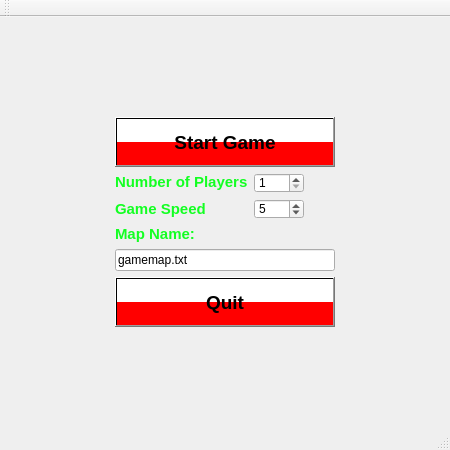
<?xml version="1.0" encoding="UTF-8"?>
<ui version="4.0">
 <class>Game</class>
 <widget class="QMainWindow" name="Game">
  <property name="enabled">
   <bool>true</bool>
  </property>
  <property name="geometry">
   <rect>
    <x>0</x>
    <y>0</y>
    <width>450</width>
    <height>450</height>
   </rect>
  </property>
  <property name="sizePolicy">
   <sizepolicy hsizetype="Fixed" vsizetype="Fixed">
    <horstretch>0</horstretch>
    <verstretch>0</verstretch>
   </sizepolicy>
  </property>
  <property name="minimumSize">
   <size>
    <width>450</width>
    <height>450</height>
   </size>
  </property>
  <property name="maximumSize">
   <size>
    <width>450</width>
    <height>450</height>
   </size>
  </property>
  <property name="windowTitle">
   <string>Pacman</string>
  </property>
  <property name="windowIcon">
   <iconset resource="data.qrc">
    <normaloff>:/Image/GameBackground</normaloff>:/Image/GameBackground</iconset>
  </property>
  <property name="autoFillBackground">
   <bool>false</bool>
  </property>
  <property name="styleSheet">
   <string notr="true"/>
  </property>
  <widget class="QWidget" name="centralWidget">
   <layout class="QGridLayout" name="gridLayout">
    <item row="0" column="1">
     <spacer name="verticalSpacer">
      <property name="orientation">
       <enum>Qt::Vertical</enum>
      </property>
      <property name="sizeHint" stdset="0">
       <size>
        <width>20</width>
        <height>138</height>
       </size>
      </property>
     </spacer>
    </item>
    <item row="1" column="0">
     <spacer name="horizontalSpacer">
      <property name="orientation">
       <enum>Qt::Horizontal</enum>
      </property>
      <property name="sizeHint" stdset="0">
       <size>
        <width>101</width>
        <height>20</height>
       </size>
      </property>
     </spacer>
    </item>
    <item row="1" column="1">
     <layout class="QVBoxLayout" name="verticalLayout">
      <item>
       <widget class="QPushButton" name="start_pushButton">
        <property name="sizePolicy">
         <sizepolicy hsizetype="Minimum" vsizetype="Fixed">
          <horstretch>0</horstretch>
          <verstretch>0</verstretch>
         </sizepolicy>
        </property>
        <property name="minimumSize">
         <size>
          <width>220</width>
          <height>50</height>
         </size>
        </property>
        <property name="maximumSize">
         <size>
          <width>220</width>
          <height>50</height>
         </size>
        </property>
        <property name="font">
         <font>
          <pointsize>14</pointsize>
          <weight>75</weight>
          <bold>true</bold>
         </font>
        </property>
        <property name="layoutDirection">
         <enum>Qt::LeftToRight</enum>
        </property>
        <property name="styleSheet">
         <string notr="true">background-color: qlineargradient(spread:pad, x1:0, y1:0, x2:0, y2:1, stop:0 rgba(255, 255, 255, 255), stop:0.495 rgba(255, 255, 255, 255), stop:0.505 rgba(255, 0, 0, 255), stop:1 rgba(255, 0, 0, 255));</string>
        </property>
        <property name="text">
         <string>Start Game</string>
        </property>
       </widget>
      </item>
      <item>
       <layout class="QFormLayout" name="formLayout">
        <item row="0" column="0">
         <widget class="QLabel" name="label">
          <property name="sizePolicy">
           <sizepolicy hsizetype="Fixed" vsizetype="Fixed">
            <horstretch>0</horstretch>
            <verstretch>0</verstretch>
           </sizepolicy>
          </property>
          <property name="font">
           <font>
            <pointsize>11</pointsize>
            <weight>75</weight>
            <bold>true</bold>
           </font>
          </property>
          <property name="styleSheet">
           <string notr="true">color:rgb(19, 255, 34)</string>
          </property>
          <property name="text">
           <string>Number of Players</string>
          </property>
         </widget>
        </item>
        <item row="0" column="1">
         <widget class="QSpinBox" name="PlayerNumberBox">
          <property name="sizePolicy">
           <sizepolicy hsizetype="Fixed" vsizetype="Fixed">
            <horstretch>50</horstretch>
            <verstretch>20</verstretch>
           </sizepolicy>
          </property>
          <property name="minimumSize">
           <size>
            <width>50</width>
            <height>20</height>
           </size>
          </property>
          <property name="maximumSize">
           <size>
            <width>50</width>
            <height>20</height>
           </size>
          </property>
          <property name="sizeIncrement">
           <size>
            <width>50</width>
            <height>20</height>
           </size>
          </property>
          <property name="minimum">
           <number>1</number>
          </property>
          <property name="maximum">
           <number>4</number>
          </property>
         </widget>
        </item>
        <item row="1" column="0">
         <widget class="QLabel" name="label_2">
          <property name="sizePolicy">
           <sizepolicy hsizetype="Fixed" vsizetype="Preferred">
            <horstretch>0</horstretch>
            <verstretch>0</verstretch>
           </sizepolicy>
          </property>
          <property name="font">
           <font>
            <pointsize>11</pointsize>
            <weight>75</weight>
            <bold>true</bold>
           </font>
          </property>
          <property name="styleSheet">
           <string notr="true">color:rgb(19, 255, 34)</string>
          </property>
          <property name="text">
           <string>Game Speed</string>
          </property>
         </widget>
        </item>
        <item row="1" column="1">
         <widget class="QSpinBox" name="GameSpeedBox">
          <property name="sizePolicy">
           <sizepolicy hsizetype="Fixed" vsizetype="Fixed">
            <horstretch>50</horstretch>
            <verstretch>20</verstretch>
           </sizepolicy>
          </property>
          <property name="minimumSize">
           <size>
            <width>50</width>
            <height>20</height>
           </size>
          </property>
          <property name="maximumSize">
           <size>
            <width>50</width>
            <height>20</height>
           </size>
          </property>
          <property name="baseSize">
           <size>
            <width>50</width>
            <height>20</height>
           </size>
          </property>
          <property name="minimum">
           <number>1</number>
          </property>
          <property name="maximum">
           <number>48</number>
          </property>
          <property name="singleStep">
           <number>1</number>
          </property>
          <property name="value">
           <number>5</number>
          </property>
         </widget>
        </item>
       </layout>
      </item>
      <item>
       <widget class="QLabel" name="label_3">
        <property name="sizePolicy">
         <sizepolicy hsizetype="Fixed" vsizetype="Preferred">
          <horstretch>0</horstretch>
          <verstretch>0</verstretch>
         </sizepolicy>
        </property>
        <property name="font">
         <font>
          <pointsize>11</pointsize>
          <weight>75</weight>
          <bold>true</bold>
         </font>
        </property>
        <property name="styleSheet">
         <string notr="true">color:rgb(19, 255, 34)</string>
        </property>
        <property name="text">
         <string>Map Name:</string>
        </property>
       </widget>
      </item>
      <item>
       <widget class="QLineEdit" name="lineEdit">
        <property name="text">
         <string>gamemap.txt</string>
        </property>
       </widget>
      </item>
      <item>
       <widget class="QPushButton" name="quit_pushButton">
        <property name="minimumSize">
         <size>
          <width>220</width>
          <height>50</height>
         </size>
        </property>
        <property name="maximumSize">
         <size>
          <width>220</width>
          <height>50</height>
         </size>
        </property>
        <property name="font">
         <font>
          <pointsize>14</pointsize>
          <weight>75</weight>
          <bold>true</bold>
         </font>
        </property>
        <property name="styleSheet">
         <string notr="true">background-color: qlineargradient(spread:pad, x1:0, y1:0, x2:0, y2:1, stop:0 rgba(255, 255, 255, 255), stop:0.495 rgba(255, 255, 255, 255), stop:0.505 rgba(255, 0, 0, 255), stop:1 rgba(255, 0, 0, 255));</string>
        </property>
        <property name="text">
         <string>Quit</string>
        </property>
       </widget>
      </item>
     </layout>
    </item>
    <item row="1" column="2">
     <spacer name="horizontalSpacer_2">
      <property name="orientation">
       <enum>Qt::Horizontal</enum>
      </property>
      <property name="sizeHint" stdset="0">
       <size>
        <width>102</width>
        <height>20</height>
       </size>
      </property>
     </spacer>
    </item>
    <item row="2" column="1">
     <spacer name="verticalSpacer_2">
      <property name="orientation">
       <enum>Qt::Vertical</enum>
      </property>
      <property name="sizeHint" stdset="0">
       <size>
        <width>20</width>
        <height>138</height>
       </size>
      </property>
     </spacer>
    </item>
   </layout>
  </widget>
  <widget class="QToolBar" name="mainToolBar">
   <attribute name="toolBarArea">
    <enum>TopToolBarArea</enum>
   </attribute>
   <attribute name="toolBarBreak">
    <bool>false</bool>
   </attribute>
  </widget>
  <widget class="QStatusBar" name="statusBar"/>
 </widget>
 <layoutdefault spacing="6" margin="11"/>
 <resources>
  <include location="data.qrc"/>
 </resources>
 <connections/>
</ui>
